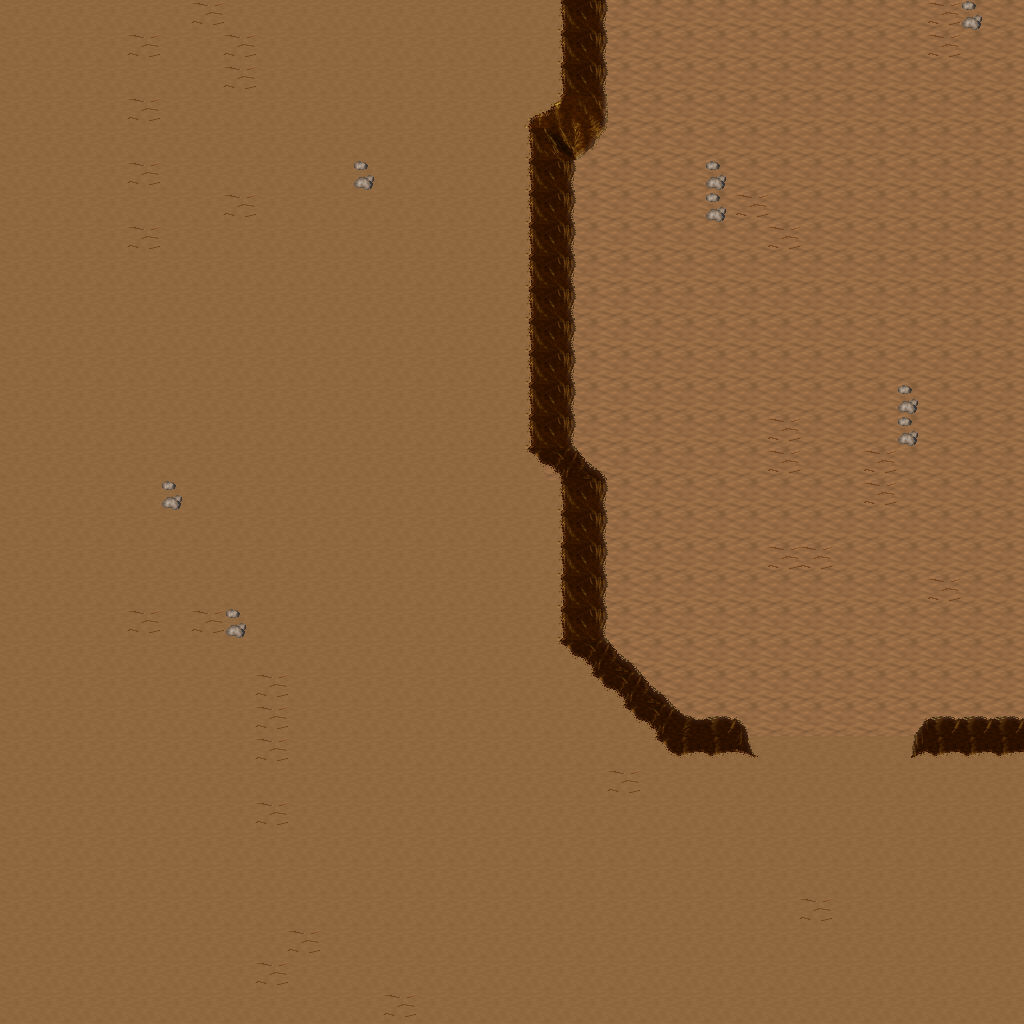

This game map was drawn from its Tiled (.tmx) file and the tilesets committed beside it. A one-line description and the trimmed map source follow:
An orthogonal 32x32 tile map with 32x32 px tiles, 5 tile layers (Ground, Objects, Objects2, Above, ...), 1 hidden layer not drawn, 16 tilesets.

<map version="1.10" tiledversion="1.11.0" orientation="orthogonal" renderorder="right-down" width="32" height="32" tilewidth="32" tileheight="32" infinite="0" nextlayerid="11" nextobjectid="1">
 <tileset firstgid="1" name="ground_ground" tilewidth="32" tileheight="32" tilecount="33" columns="3">
  <image source="../drawable/ground_ground.png" width="96" height="352" />
 </tileset>
 <tileset firstgid="34" name="ground_ridge_earth_dark" tilewidth="32" tileheight="32" tilecount="96" columns="12">
  <image source="../drawable/ground_ridge_earth_dark.png" width="384" height="256" />
 </tileset>
 <tileset firstgid="130" name="ground_earth_edges" tilewidth="32" tileheight="32" tilecount="18" columns="6">
  <image source="../drawable/ground_earth_edges.png" width="192" height="96" />
 </tileset>
 <tileset firstgid="148" name="ground_rock_pebbles" tilewidth="32" tileheight="32" tilecount="3" columns="1">
  <image source="../drawable/ground_rock_pebbles.png" width="32" height="96" />
 </tileset>
 <tileset firstgid="151" name="plant_grasses" tilewidth="32" tileheight="32" tilecount="6" columns="3">
  <image source="../drawable/plant_grasses.png" width="96" height="64" />
 </tileset>
 <tileset firstgid="157" name="plant_flower_daisy_white" tilewidth="32" tileheight="32" tilecount="8" columns="2">
  <image source="../drawable/plant_flower_daisy_white.png" width="64" height="128" />
 </tileset>
 <tileset firstgid="165" name="plant_flower_daisy_blue" tilewidth="32" tileheight="32" tilecount="8" columns="2">
  <image source="../drawable/plant_flower_daisy_blue.png" width="64" height="128" />
 </tileset>
 <tileset firstgid="173" name="plant_flower_daisy_red" tilewidth="32" tileheight="32" tilecount="8" columns="2">
  <image source="../drawable/plant_flower_daisy_red.png" width="64" height="128" />
 </tileset>
 <tileset firstgid="181" name="plant_flower_daisy_yellow" tilewidth="32" tileheight="32" tilecount="8" columns="2">
  <image source="../drawable/plant_flower_daisy_yellow.png" width="64" height="128" />
 </tileset>
 <tileset firstgid="189" name="plant_tree_tree_green" tilewidth="32" tileheight="32" tilecount="88" columns="8">
  <image source="../drawable/plant_tree_tree_green.png" width="256" height="352" />
 </tileset>
 <tileset firstgid="277" name="logic_portal" tilewidth="32" tileheight="32" tilecount="24" columns="8">
  <image source="../drawable/logic_portal.png" width="256" height="96" />
 </tileset>
 <tileset firstgid="301" name="logic_collision" tilewidth="32" tileheight="32" tilecount="1" columns="1">
  <image source="../drawable/logic_collision.png" width="32" height="32" />
 </tileset>
 <tileset firstgid="302" name="furniture_chair_bench_wooden" tilewidth="32" tileheight="32" tilecount="8" columns="2">
  <image source="../drawable/furniture_chair_bench_wooden.png" width="64" height="128" />
 </tileset>
 <tileset firstgid="310" name="plant_stump_int_small_stump_2" tilewidth="32" tileheight="32" tilecount="1" columns="1">
  <image source="../drawable/plant_stump_int_small_stump_2.png" width="32" height="32" />
 </tileset>
 <tileset firstgid="311" name="object_well_hoist" tilewidth="32" tileheight="32" tilecount="9" columns="3">
  <image source="../drawable/object_well_hoist.png" width="96" height="96" />
 </tileset>
 <tileset firstgid="320" name="logic_creature_mutant" tilewidth="32" tileheight="32" tilecount="7" columns="7">
  <image source="../drawable/logic_creature_mutant.png" width="224" height="32" />
 </tileset>
 <layer id="1" name="Ground" width="32" height="32">
  <data>[1024 cells, 1024 non-empty, 2 distinct tile ids]</data>
 </layer>
 <layer id="2" name="Objects" width="32" height="32">
  <data>[1024 cells, 104 non-empty, 19 distinct tile ids]</data>
 </layer>
 <layer id="3" name="Objects2" width="32" height="32">
  <data>[1024 cells, 0 non-empty, 0 distinct tile ids]</data>
 </layer>
 <layer id="4" name="Above" width="32" height="32">
  <data>[1024 cells, 0 non-empty, 0 distinct tile ids]</data>
 </layer>
 <layer id="5" name="Above2" width="32" height="32">
  <data>[1024 cells, 0 non-empty, 0 distinct tile ids]</data>
 </layer>
 <layer id="6" name="Walkable" width="32" height="32" visible="0">
  <data>[1024 cells, 60 non-empty, 1 distinct tile ids]</data>
 </layer>
 <objectgroup id="7" name="Mapevents" />
 <objectgroup id="8" name="Spawn" />
 <objectgroup id="9" name="Keys" />
 <objectgroup id="10" name="Replace" />
</map>
